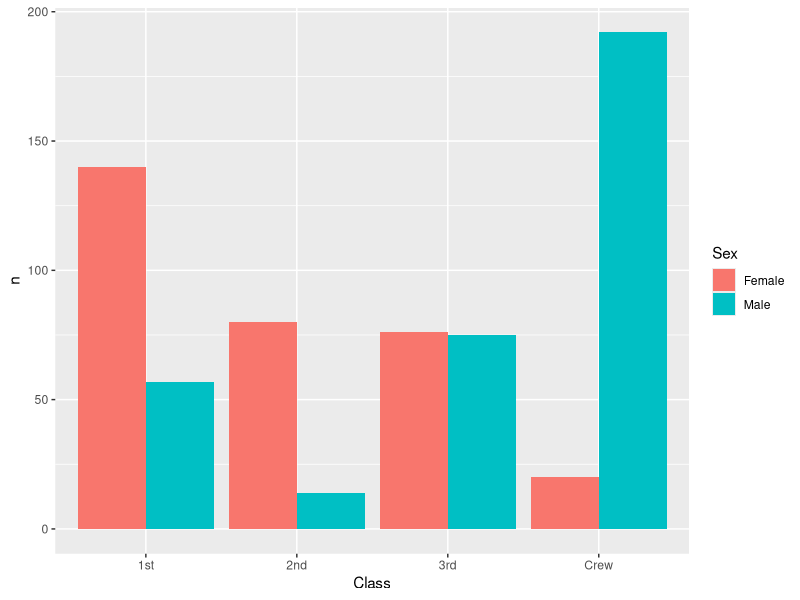
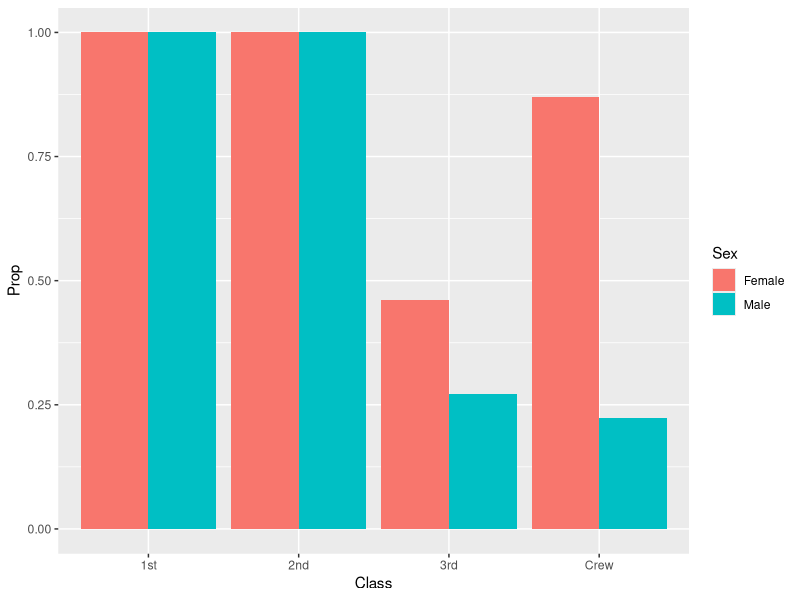
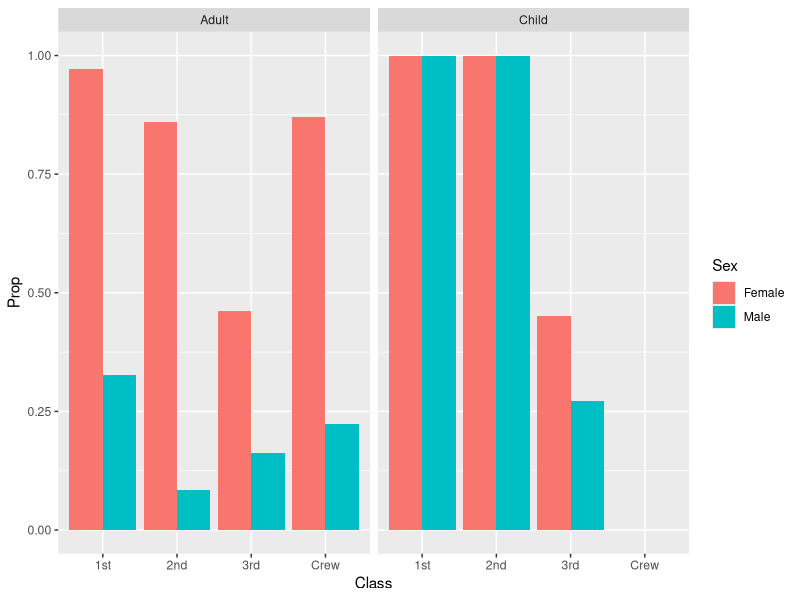
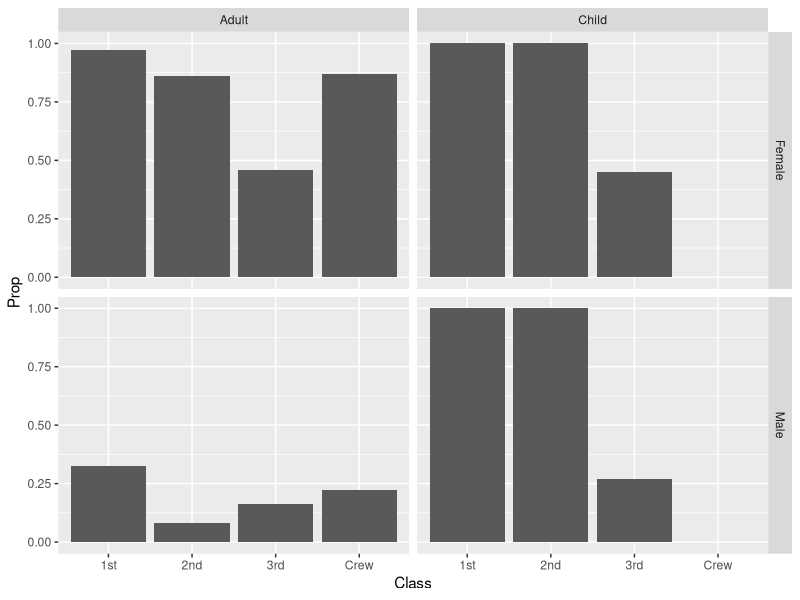

Generate these figures, in order, with R:
## ---- chunk 1
library(tidyverse)

df_titanic <- as_tibble(Titanic)
## ---- chunk 2
df_titanic %>% glimpse()
## ---- chunk 3
## NOTE: No need to edit! We'll cover how to
## do this calculation in a later exercise.
df_titanic %>% summarize(total = sum(n))
## ---- chunk 4
df_titanic %>%
  filter(Survived == "Yes") %>%  
  ggplot(aes(Class, n, fill = Sex)) +
  # ggplot(aes(Sex, n, fill = Class)) +
  geom_col(position = "dodge")
  # geom_col()
## ---- chunk 5
## NOTE: No need to edit! We'll cover how to
## do this calculation in a later exercise.
df_prop <-
  df_titanic %>%
  group_by(Class, Sex, Age) %>%
  mutate(
    Total = sum(n),
    Prop = n / Total
  ) %>%
  ungroup()
df_prop
## ---- chunk 6
df_prop %>%
  filter(Survived == "Yes") %>%
  ggplot(aes(Class, Prop, fill = Sex)) +
  # ggplot(aes(Sex, n, fill = Class)) +
  geom_col(position = "dodge")
  # geom_col()
## ---- chunk 7
# one way
df_prop %>%
  filter(Survived == "Yes") %>%
  ggplot(aes(Class, Prop, fill = Sex)) +
  geom_col(position = "dodge") +
  facet_wrap(~Age)

# another way
df_prop %>% 
  filter(Survived == "Yes") %>%
  ggplot(aes(Class, Prop)) +
  geom_col() +
  facet_grid(Sex ~ Age)
